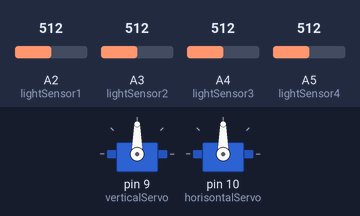
Recording of a sketch running on a simulated Arduino Uno, built with avr-gcc and run on an emulated ATmega328P. On the bench: 2 × servo. Inputs (shaded band) come from the test bench; at power-on: A2 (lightSensor1) = 512, A3 (lightSensor2) = 512, A4 (lightSensor3) = 512, A5 (lightSensor4) = 512.

Above: at 1.2 s.
1.3 s: A2 (lightSensor1) set to 562
2.8 s: A2 (lightSensor1) set to 584
At 3.2 s:
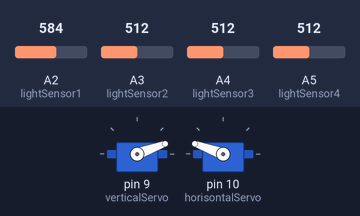
At 4.2 s:
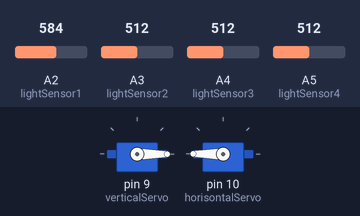
4.7 s: A3 (lightSensor2) set to 631
6.2 s: A3 (lightSensor2) set to 653
At 8.2 s:
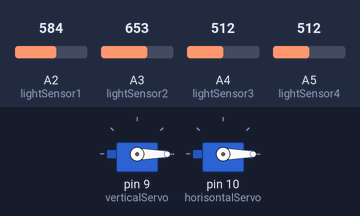
8.6 s: A4 (lightSensor3) set to 580
10.1 s: A4 (lightSensor3) set to 605
At 10.57 s:
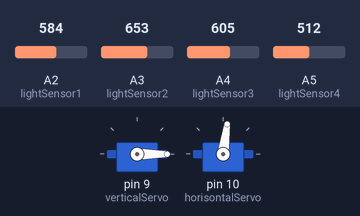
Timing chart, 0 to 13.1 s (numbered marks = the images above; inputs shaded):
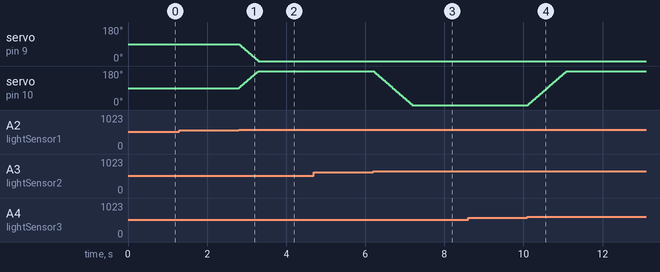

The sketch:

lysf_lgerMach1.ino
```cpp
#include <Servo.h>

Servo verticalServo;
Servo horisontalServo;

const int verticalServoPin = 9;
const int horisontalServoPin = 10;
const int t = 1000;
const int lightSensor1 = A2;
const int lightSensor2 = A3;
const int lightSensor3 = A4;
const int lightSensor4 = A5;

byte inputArray[] = {lightSensor1, lightSensor2, lightSensor3, lightSensor4};

int verticalValue = 90;
int horisontalValue = 90;
int adjustment = 2;

unsigned long previousMillis = 0;
const long interval = 10;

void setup(){
    for (int i = 0; i < sizeof(inputArray); i++){
      pinMode(inputArray[i], INPUT);
    } // end for
    verticalServo.attach(9);
    horisontalServo.attach(10);
    Serial.begin(9600);
}

void loop(){
    potmeterControl();
}

void potmeterControl(){
  unsigned long currentMillis = millis();

  if (currentMillis - previousMillis > interval){
    int upLeft = analogRead(lightSensor1);
    int upRight = analogRead(lightSensor2);
    int downLeft = analogRead(lightSensor3);
    int downRight = analogRead(lightSensor4);

    upLeft = map(upLeft, 0, 1023, 0, 100);
    upRight = map(upRight, 0, 1023, 0 , 100);
    downLeft = map(downLeft, 0 ,1023, 0, 100);
    downRight = map(downRight, 0, 1023, 0 ,100);

    if (upLeft > downLeft){
      if (upLeft > upRight){
        if (upLeft - upRight > 5){
          horisontalValue += adjustment;
        } // end if
      } // end if
      else if (upLeft < upRight){
        if (upRight-upLeft > 5){
          horisontalValue -= adjustment;
        } // end if
      } // end if
    }
    else if (upLeft < downLeft){
      if (downLeft > downRight){
        if (downLeft - downRight > 5){
          horisontalValue += adjustment;
        } // end if
      } // end if
      else if (downLeft < downRight){
        if (downRight-downLeft > 5){
          horisontalValue -= adjustment;
        } // end if
      } // end if
    }

    if (upLeft > upRight){
      if (upLeft > downLeft){
        if (upLeft - downLeft > 5){
          verticalValue -= adjustment;
        } // end if
      } // end if

      if (upLeft < downLeft){
        if (downLeft - upLeft > 5){
          verticalValue += adjustment;
        } // end if
      } // end if
    } // end if

    if (upLeft < upRight){
      if (upRight > downRight){
        if (upRight - downRight > 5){
          verticalValue -= adjustment;
        } // end if
      } // end if

      if (upRight < downRight){
        if (downRight - upRight > 5){
          verticalValue += adjustment;
        } // end if
      } // end if

    }


    if (horisontalValue > 180){
      horisontalValue = 180;
    } // end if
    if (horisontalValue < 0){
      horisontalValue = 0;
    } // end if
    if (verticalValue > 180){
      verticalValue = 180;
    } // end if
    if (verticalValue < 0){
      verticalValue = 0;
    } // end if


    verticalServo.write(verticalValue);
    horisontalServo.write(horisontalValue);

    previousMillis = currentMillis;
  } // end if
} // end void
```

Measured:
- the behaviour switches between 572 and 573 on A2 (lightSensor1) (found by bisection; images 0 and 1)
- the behaviour switches between 644 and 645 on A3 (lightSensor2) (found by bisection; images 2 and 3)
- the behaviour switches between 593 and 594 on A4 (lightSensor3) (found by bisection; images 3 and 4)
- after the input at 1.3 s, every drawn part: stays the same
- after the input at 2.8 s, servo on pin 9 (verticalServo): moves from 90° to 0° over 0.49 s, starting at once; servo on pin 10 (horisontalServo): moves from 90° to 180° over 0.49 s, starting at once
- after the input at 4.7 s, every drawn part: stays the same
- after the input at 6.2 s, servo on pin 10 (horisontalServo): moves from 180° to 0° over 0.98 s, starting at once
- after the input at 8.6 s, every drawn part: stays the same
- after the input at 10.1 s, servo on pin 10 (horisontalServo): moves from 0° to 180° over 0.98 s, starting at once
